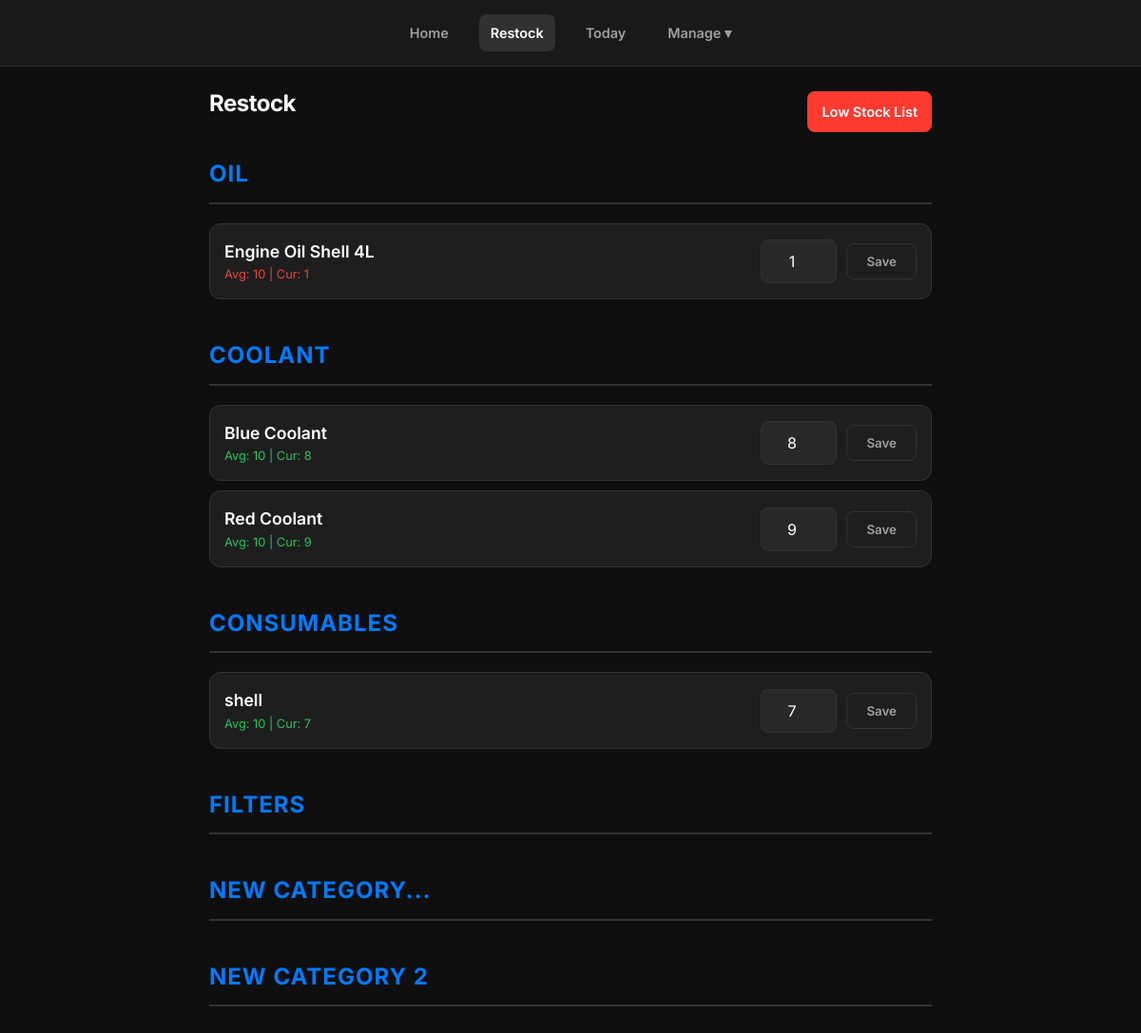
Page /stock/ (signed in) on the earlier database version.
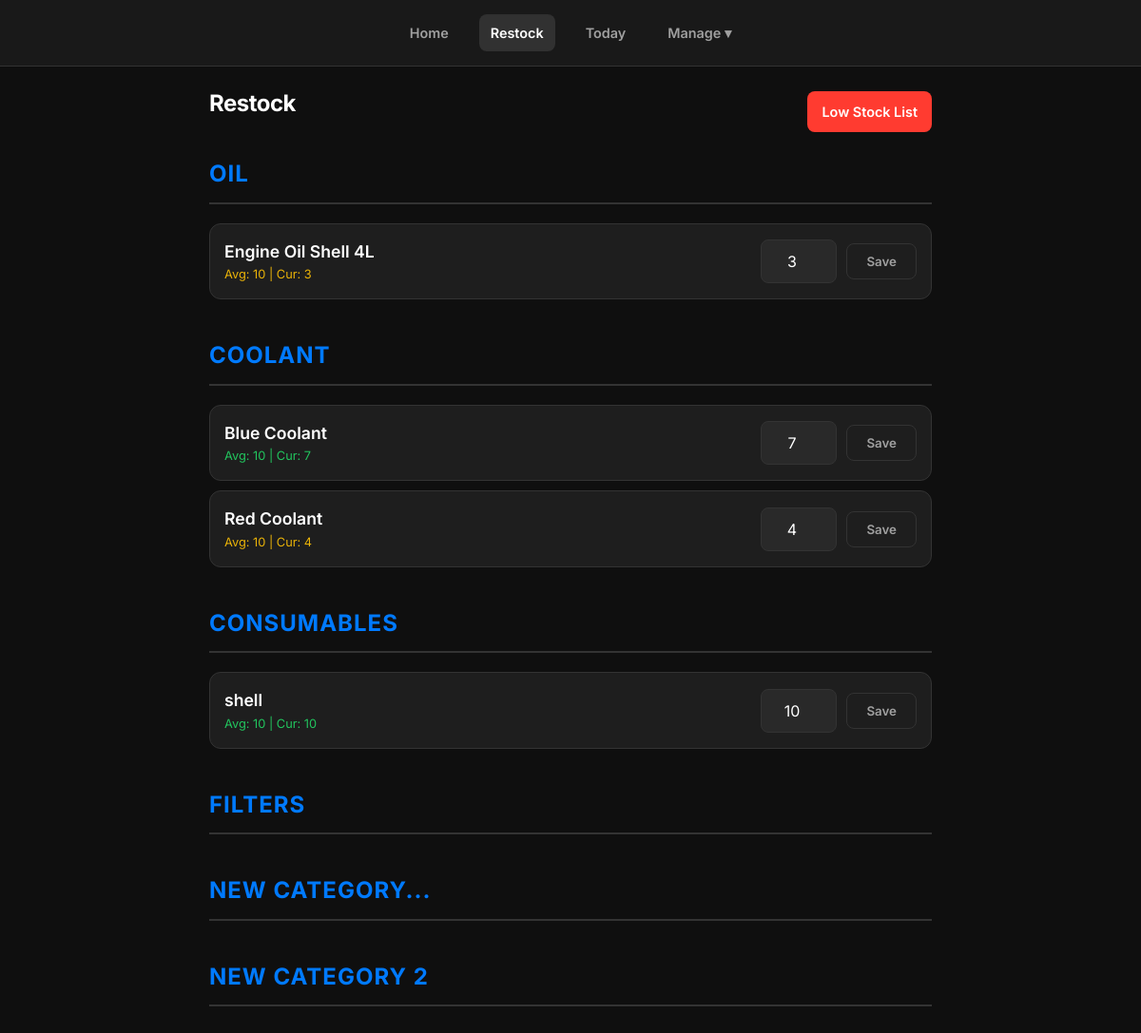
Same page on the later database version.
### consumables/models.py (models this page shows, shortened)
class Item(models.Model):
    category = models.ForeignKey(Category, related_name='items', on_delete=models.CASCADE)
    subcategory = models.ForeignKey(SubCategory, related_name='items', on_delete=models.SET_NULL, null=True, blank=True)
    name = models.CharField(max_length=200)
    average_stock = models.IntegerField(default=0, help_text="Ideal stock level for calculation")
    current_stock = models.IntegerField(default=0)
    score = models.IntegerField(default=1, help_text="Credits earned per unit taken")
    def stock_percentage(self):
        if self.average_stock <= 0:
            return 100 # Default to full/green if no average set to avoid div/0 error showing red
        return (self.current_stock / self.average_stock) * 100
    def stock_status_color(self):
        pct = self.stock_percentage()
        if pct < 25:
            return "#ef4444" # Red
        elif pct < 50:
            return "#eab308" # Yellow
        else:
            return "#22c55e" # Green

### consumables/views.py (the view)
# urls.py: path('stock/', views.stock_list, name='stock_list'),
@login_required
def stock_list(request):
    categories = Category.objects.prefetch_related('items').all()
    return render(request, 'consumables/stock_list.html', {'categories': categories})

### consumables/templates/consumables/stock_list.html (shortened to what this page needs)
{% extends 'consumables/base.html' %}
{% block content %}
<div style="display: flex; justify-content: space-between; align-items: center; margin-bottom: 20px;">
    <h2>Restock</h2>
    <a href="{% url 'low_stock_list' %}" class="btn"
        style="background-color: var(--accent-red); color: white; padding: 10px 15px; font-size: 0.9rem;">Low Stock
        List</a>
</div>
{% for category in categories %}
<div class="category-section">
    <h3 class="category-title">{{ category.name }}</h3>
    {% for item in category.items.all %}
    <form method="post" action="{% url 'update_stock' item.id %}" class="item-card" style="display: flex; gap: 10px;">
        <div class="item-info" style="flex-grow: 2;">
            <div class="item-name">{{ item.name }}</div>
            <div class="item-stock" style="color: {{ item.stock_status_color }};">
                Avg: {{ item.average_stock }} | Cur: {{ item.current_stock }}
            </div>
        </div>
        <div style="flex-grow: 0;">
            <input type="number" name="current_stock" value="{{ item.current_stock }}"
                style="width: 80px; text-align: center; margin: 0;">
        </div>
        <div>
            <button type="submit" class="btn btn-edit">Save</button>
        </div>
    </form>
    {% endfor %}
</div>
{% endfor %}
{% endblock %}

Differences in the rows shown:
changed Item "Engine Oil Shell 4L": current_stock "1" → "3"
changed Item "Blue Coolant": current_stock "8" → "7"
changed Item "Red Coolant": current_stock "9" → "4"
changed Item "shell": current_stock "7" → "10"
